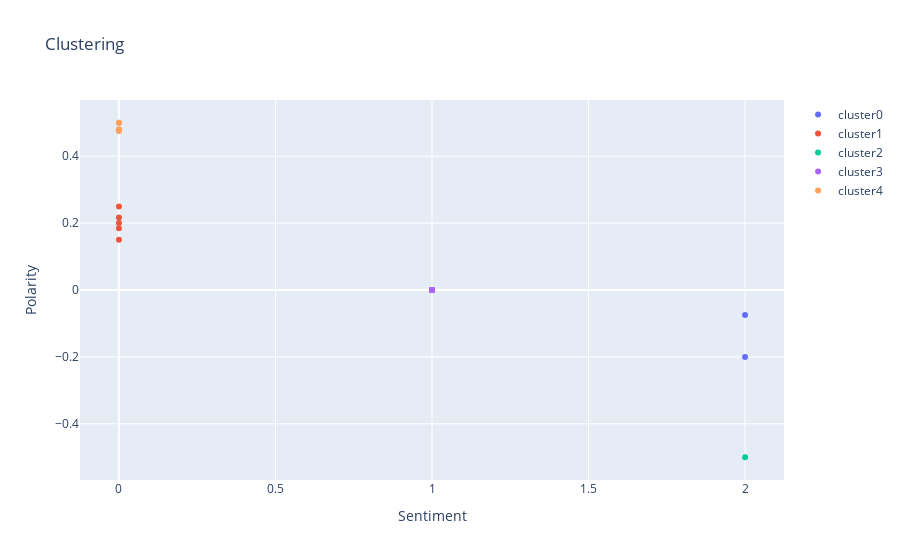

The cell this chart's notebook holds for it:
### Code cell
plot_data = []
for clus in set(data_ac['cluster']):
    df = data_ac[data_ac['cluster'] == clus]
    plot_data.append(go.Scatter(x=df['sentiment'], y=df['polarity'],
                                text=df['Artist'],
                                name='cluster' + str(clus), mode='markers'))

layout = go.Layout(xaxis=dict(title='Sentiment'), yaxis=dict(title='Polarity'),
                   title='Clustering')
fig = go.Figure(data=plot_data, layout=layout)
plotly.offline.iplot(fig)

### Figure 1 — Plotly figure (JSON) as saved in the notebook; plotly's stock layout.template omitted (floating-point values rounded to 4 significant figures)
{"data": [{"mode": "markers", "name": "cluster0", "text": [0, 0], "type": "scatter", "x": [2, 2], "y": [-0.2, -0.075]}, {"mode": "markers", "name": "cluster1", "text": [0, 0, 0, 0, 0], "type": "scatter", "x": [0, 0, 0, 0, 0], "y": [0.2167, 0.25, 0.15, 0.1849, 0.2]}, {"mode": "markers", "name": "cluster2", "text": [0], "type": "scatter", "x": [2], "y": [-0.5]}, {"mode": "markers", "name": "cluster3", "text": [0, 0, 0, 0, 0, 0, 0, 0, 0, 0, 0, 0, 0, 0], "type": "scatter", "x": [1, 1, 1, 1, 1, 1, 1, 1, 1, 1, 1, 1, 1, 1], "y": [0, 0, 0, 0, 0, 0, 0, 0, 0, 0, 0, 0, 0, 0]}, {"mode": "markers", "name": "cluster4", "text": [0, 0, 0, 0, 0], "type": "scatter", "x": [0, 0, 0, 0, 0], "y": [0.5, 0.48, 0.475, 0.5, 0.48]}], "layout": {"title": {"text": "Clustering"}, "xaxis": {"title": {"text": "Sentiment"}}, "yaxis": {"title": {"text": "Polarity"}}}}
